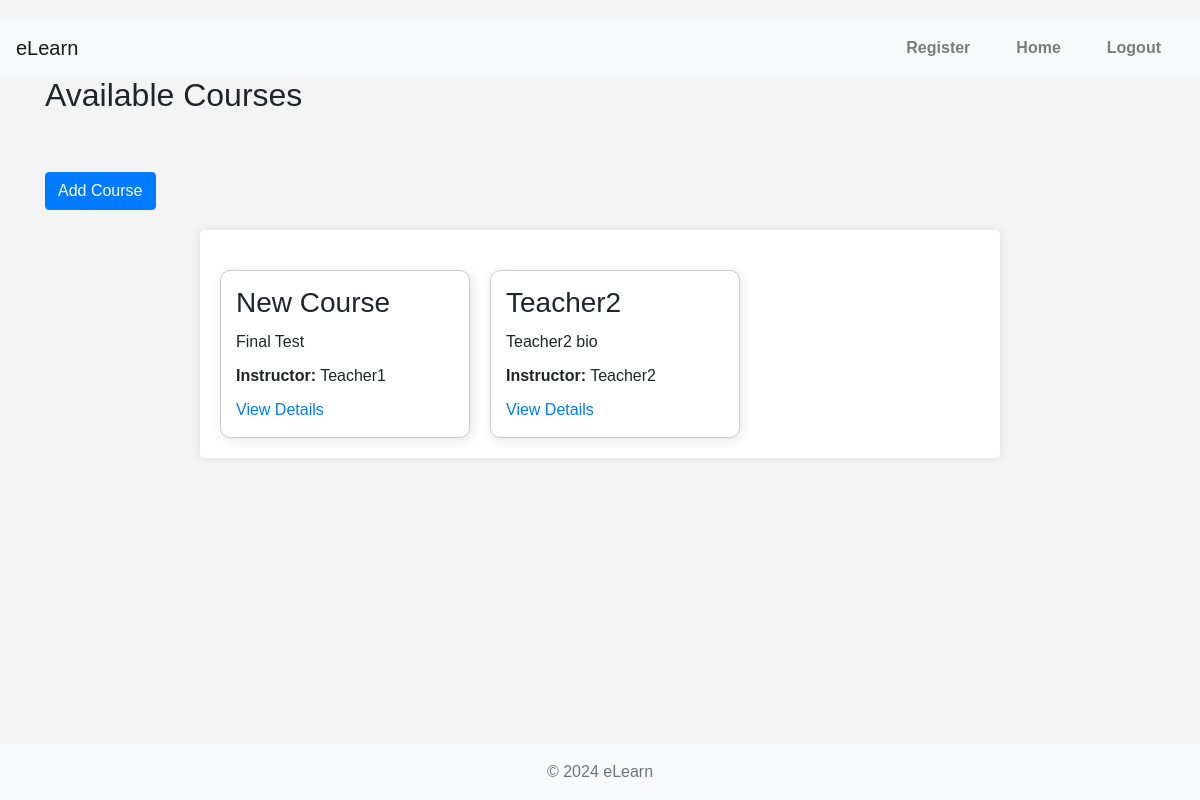
Before: /courses/ (signed in) with the older database file.
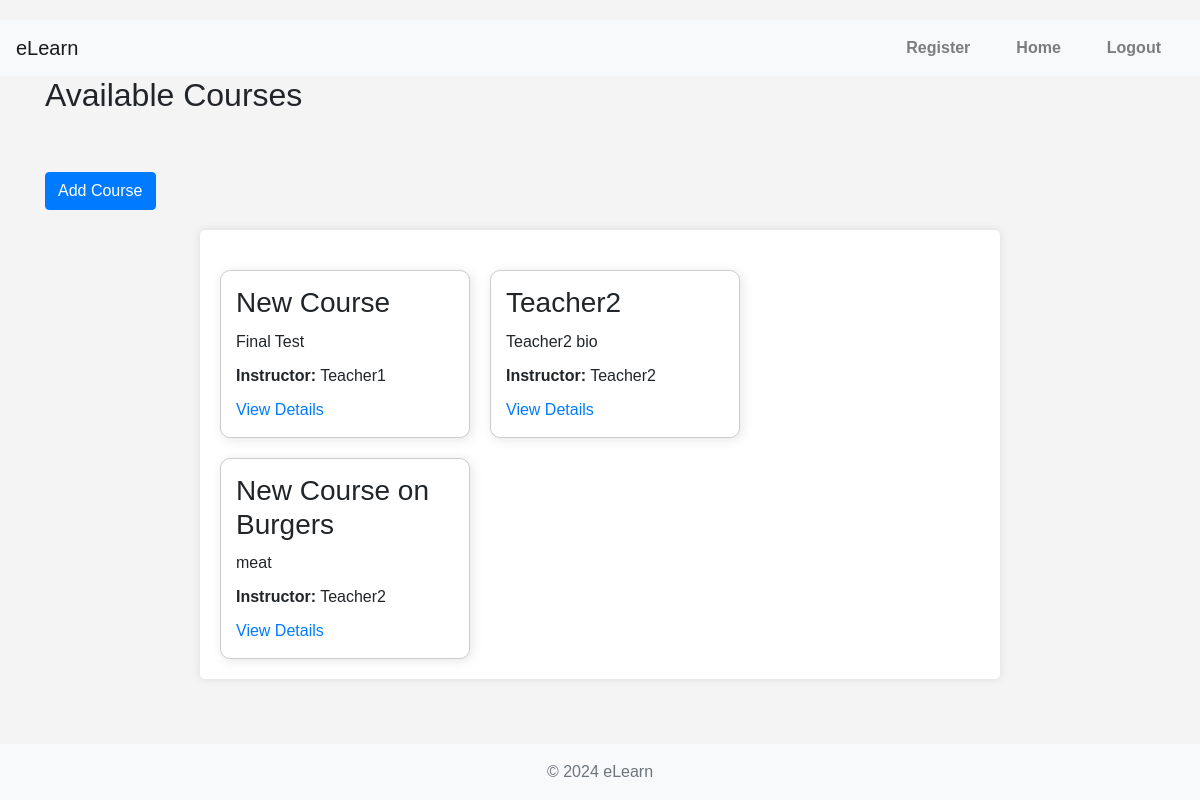
After: the same page with the newer database file.
### courses/models.py (models this page shows, shortened)
class Course(models.Model):
    title = models.CharField(max_length=200)
    description = models.TextField()
    created_at = models.DateTimeField(auto_now_add=True)
    updated_at = models.DateTimeField(auto_now=True)
    teacher = models.ForeignKey(settings.AUTH_USER_MODEL, on_delete=models.CASCADE, related_name='courses')

### core/models.py (models this page shows, shortened)
class User(AbstractUser):
    USER_TYPE_CHOICES = (
        ('student', 'Student'),
        ('teacher', 'Teacher'),
    )
    is_student = models.BooleanField(default=False)
    is_teacher = models.BooleanField(default=False)
    profile_picture = models.ImageField(upload_to='profile_pictures/', null=True, blank=True)
    bio = models.TextField(null=True, blank=True)
    phone_number = models.CharField(max_length=15, null=True, blank=True)
    address = models.CharField(max_length=255, null=True, blank=True)
    date_of_birth = models.DateField(null=True, blank=True)
    user_type = models.CharField(max_length=20, choices=USER_TYPE_CHOICES, default='student')
    USERNAME_FIELD = 'username'
    groups = models.ManyToManyField(
        Group,
        related_name='custom_user_groups',  # Add related_name to avoid clash
        blank=True,
        help_text='The groups this user belongs to. A user will get all permissions granted to each of their groups.',
        verbose_name='groups',
    )
    user_permissions = models.ManyToManyField(
        Permission,
        related_name='custom_user_permissions',  # Add related_name to avoid clash
        blank=True,
        help_text='Specific permissions for this user.',
        verbose_name='user permissions',
    )

### courses/views.py (the view)
# urls.py: path('', CourseListView.as_view(), name='course_list'),
@method_decorator(login_required, name='dispatch')
class CourseListView(View):
    def get(self, request):
        if request.user.is_teacher:
            courses = Course.objects.all()  # Teachers can see all courses
        else:
            courses = Course.objects.filter(enrollments__student=request.user)  # Students see their enrolled courses
        return render(request, 'courses/course_list.html', {'courses': courses})

### templates/courses/course_list.html (shortened to what this page needs)
{% extends "core/base.html" %}
{% block content %}
<div>
    <h2>Available Courses</h2>
    {% if user.is_authenticated and user.is_teacher %}
    <div class="add-course">
        <a href="{% url 'courses:course_create' %}" class="btn btn-primary">Add Course</a>
    </div>
    {% endif %}
</div>
<div class="course-container">
    <div class="course-tiles">
        {% for course in courses %}
            <div class="course-tile">
                <h3>{{ course.title }}</h3>
                <p>{{ course.description|truncatewords:20 }}</p>
                <p><strong>Instructor:</strong> {{ course.teacher.username }}</p>
                <a href="{% url 'courses:course_detail' course.pk %}">View Details</a>
            </div>
        {% endfor %}
    </div>
</div>
{% endblock %}

Changed rows visible on the page:
added Course: title "New Course on Burgers", description "meat", teacher.username "Teacher2"
